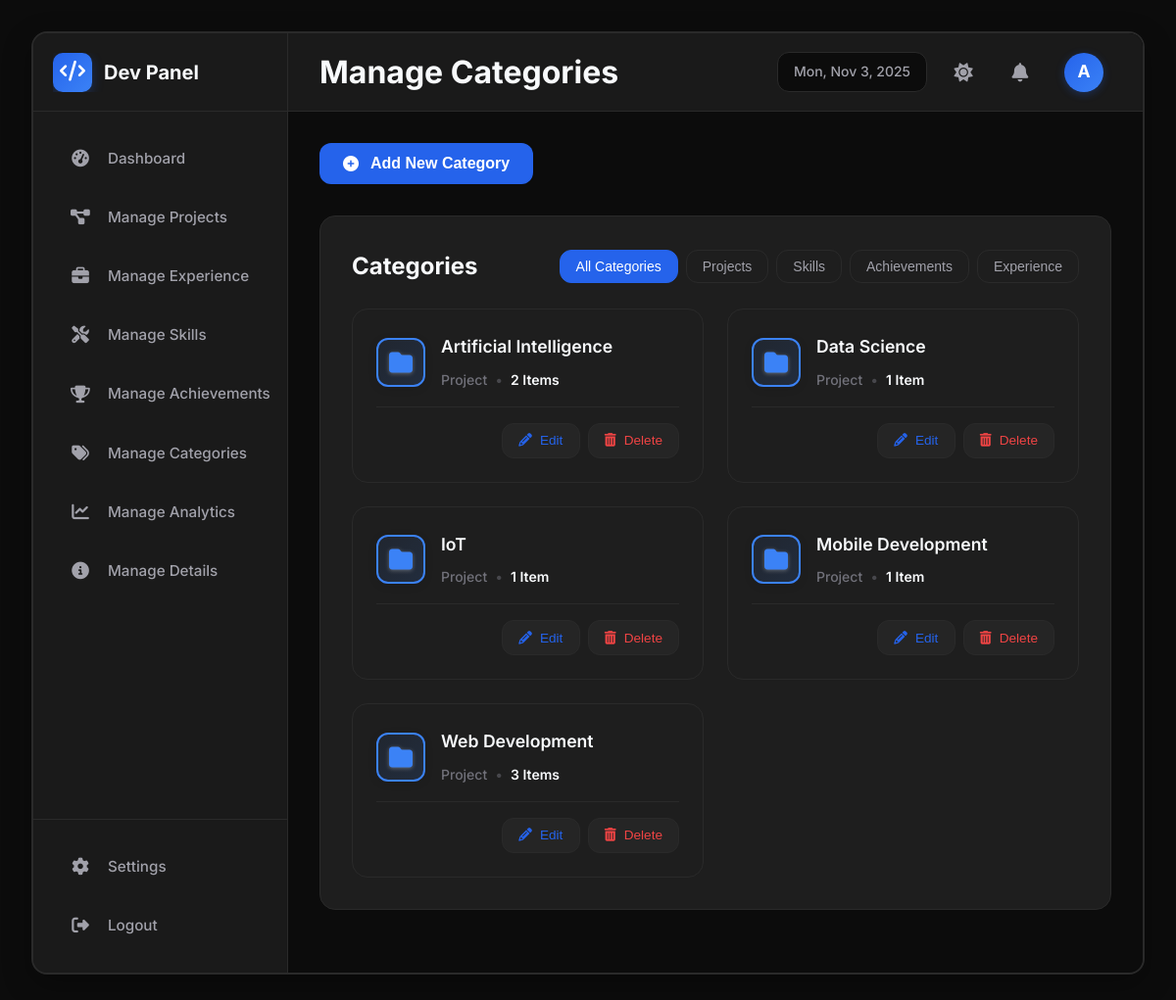
Page /categories/ on the committed database.
### portfolio/models.py (models this page shows, shortened)
class Category(models.Model):
    CATEGORY_TYPES = [
        ("project", "Project"),
        ("skill", "Skill"),
        ("achievement", "Achievement"),
        ("experience", "Experience"),
    ]
    name = models.CharField(max_length=100)
    slug = models.SlugField(max_length=100, unique=True)
    category_type = models.CharField(
        max_length=20,
        choices=CATEGORY_TYPES,
        default="project",
        help_text="Type of category (Project, Skill, Achievement, or Experience)",
    )
    description = models.TextField(blank=True, null=True)
    icon = models.CharField(
        max_length=50,
        default="fas fa-folder",
        help_text="FontAwesome icon class (e.g., 'fas fa-globe')",
    )
    color = models.CharField(
        max_length=7,
        default="#3b82f6",
        help_text="Hex color code (e.g., '#3b82f6')",
    )
    created_at = models.DateTimeField(auto_now_add=True)
    updated_at = models.DateTimeField(auto_now=True)
    class Meta:
        verbose_name_plural = "Categories"
        ordering = ["category_type", "name"]
    def item_count(self):
        if self.category_type == "project":
            return self.projects.count()
        elif self.category_type == "skill":
            return self.skills.count() if hasattr(self, "skills") else 0
        elif self.category_type == "achievement":
            return self.achievements.count() if hasattr(self, "achievements") else 0
        elif self.category_type == "experience":
            return self.experiences.count() if hasattr(self, "experiences") else 0
        return 0

### portfolio/views.py (the view, shortened to what this page needs)
# urls.py: path("categories/", views.manage_categories, name="manage_categories"),
def manage_categories(request):
    categories = Category.objects.all()
    form = CategoryForm()
    context = {"categories": categories, "form": form}
    return render(request, "manage_categories.html", context)

### portfolio/context_processors.py (called while the page is built)
def notifications_context(request):
    recent_notifications = Notification.objects.filter(is_active=True).order_by('-created_at')[:3]
    unread_count = Notification.objects.filter(is_active=True, is_read=False).count()
    return {
        'recent_notifications': recent_notifications,
        'unread_count': unread_count,
    }

### templates/manage_categories.html (shortened to what this page needs)
{% extends 'base.html' %}
{% load static %}
{% block extra_css %}
<link rel="stylesheet" href="{% static 'css/manage-categories.css' %}">
{% endblock %}
{% block nav_categories %}active{% endblock %}
{% block navbar_left %}
<h1 class="page-title">Manage Categories</h1>
{% endblock %}
{% block content %}
<div class="page-actions-header">
    <button class="btn-primary" id="add-category-btn">
        <i class="fas fa-plus-circle"></i> Add New Category
    </button>
</div>
<section class="section-card fade-in">
    <div class="section-header">
        <h2>Categories</h2>
        <div class="filter-tabs">
            <button class="filter-tab active" data-filter="all">All Categories</button>
            <button class="filter-tab" data-filter="project">Projects</button>
            <button class="filter-tab" data-filter="skill">Skills</button>
            <button class="filter-tab" data-filter="achievement">Achievements</button>
            <button class="filter-tab" data-filter="experience">Experience</button>
        </div>
    </div>
    <div class="categories-grid" id="categories-container">
        {% if categories %}
            {% for category in categories %}
            <div class="category-card" data-category-id="{{ category.id }}" data-category-type="{{ category.category_type }}">
                <div class="category-header">
                    <div class="category-icon" style="background: linear-gradient(135deg, {{ category.color }}15 0%, {{ category.color }}25 100%); color: {{ category.color }};">
                        <i class="{{ category.icon }}"></i>
                    </div>
                    <div class="category-info">
                        <h4>{{ category.name }}</h4>
                        <div class="category-meta">
                            <span class="category-type">{{ category.get_category_type_display }}</span>
                            <span class="category-divider">•</span>
                            <span class="category-count">{{ category.item_count }} Item{{ category.item_count|pluralize }}</span>
                        </div>
                    </div>
                </div>
                <div class="category-actions">
                    <button class="btn-icon btn-edit" data-category-id="{{ category.id }}">
                        <i class="fas fa-pencil-alt"></i> Edit
                    </button>
                    <button class="btn-icon btn-delete" data-category-id="{{ category.id }}">
                        <i class="fas fa-trash-alt"></i> Delete
                    </button>
                </div>
            </div>
            {% endfor %}
        {% else %}
            <div class="empty-state">
                <i class="fas fa-folder-open"></i>
                <p>No categories yet. Create your first category!</p>
            </div>
        {% endif %}
    </div>
</section>
{% endblock %}

### static/css/base.css (style rules this page uses)
:root { --bg-main: #0c0c0c; --bg-sidebar: #1a1a1a; --bg-cards: #1e1e1e; --border-color: #2a2a2a; --text-primary: #f8fafc; --text-secondary: #a1a1aa; --text-muted: #71717a; --particle-color: #444; --shadow-color: rgba(0, 0, 0, 0.3); --hover-bg: rgba(100, 100, 100, 0.1); --accent-blue: #2563eb; --accent-blue-hover: #3b82f6; --success: #10b981; --danger: #ef4444; --shadow-lg: 0 10px 30px var(--shadow-color); --border-radius: 12px; --border-radius-lg: 16px; --transition: all 0.2s cubic-bezier(0.4, 0, 0.2, 1); }
*, *::before, *::after { margin: 0; padding: 0; box-sizing: border-box; }
body { font-family: 'Inter', -apple-system, BlinkMacSystemFont, sans-serif; background-color: var(--bg-main); color: var(--text-primary); line-height: 1.6; -webkit-font-smoothing: antialiased; -moz-osx-font-smoothing: grayscale; overflow-x: hidden; transition: background-color var(--transition), color var(--transition); }
button { background: none; border: none; cursor: pointer; }
.btn-primary { background: var(--accent-blue); color: white; padding: 12px 1.5rem; border-radius: var(--border-radius); font-weight: 600; transition: var(--transition); display: inline-flex; align-items: center; gap: 0.75rem; font-size: 1rem; text-decoration: none; cursor: pointer; }
.btn-icon { min-width: 80px; height: 36px; padding: 0 1rem; border-radius: var(--border-radius); display: inline-flex; align-items: center; justify-content: center; gap: 0.5rem; font-size: 0.85rem; font-weight: 500; color: var(--text-secondary); background-color: var(--hover-bg); border: 1px solid var(--border-color); transition: var(--transition); cursor: pointer; }
.btn-edit { color: var(--accent-blue); }
.btn-delete { color: var(--danger); }
.section-card { background-color: var(--bg-cards); border: 1px solid var(--border-color); border-radius: var(--border-radius-lg); padding: 2rem; transition: var(--transition); }
.page-actions-header { margin-bottom: 2rem; }
.section-header { display: flex; justify-content: space-between; align-items: center; margin-bottom: 1.5rem; }
.section-header h2 { font-size: 1.5rem; font-weight: 700; }
.fade-in { animation: fadeIn 0.5s ease-out forwards; }

### static/css/style.css (style rules this page uses)
body { display: flex; justify-content: center; align-items: center; min-height: 100vh; padding: 2rem; background: var(--bg-main); transition: background-color var(--transition); }
.section-card { background: var(--bg-cards); border: 1px solid var(--border-color); border-radius: var(--border-radius-lg); padding: 2rem; margin-bottom: 2rem; transition: all var(--transition); box-shadow: var(--shadow-sm); }
.fade-in { opacity: 0; transform: translateY(20px); animation: fadeInUp 0.6s ease forwards; }

### static/css/manage-categories.css (style rules this page uses)
.filter-tabs { display: flex; gap: 0.5rem; flex-wrap: wrap; }
.filter-tab { padding: 0.5rem 1rem; background: transparent; border: 1px solid var(--border-color); border-radius: var(--border-radius); color: var(--text-secondary); font-size: 0.875rem; font-weight: 500; cursor: pointer; transition: all var(--transition); }
.filter-tab.active { background: var(--accent-blue); border-color: var(--accent-blue); color: white; }
.categories-grid { display: grid; grid-template-columns: repeat(auto-fill, minmax(280px, 1fr)); gap: 1.5rem; }
.category-card { background: var(--bg-cards); border: 1px solid var(--border-color); border-radius: var(--border-radius-lg); padding: 1.5rem; transition: all var(--transition); display: flex; flex-direction: column; gap: 1rem; }
.category-header { display: flex; align-items: center; gap: 1rem; }
.category-icon { width: 50px; height: 50px; border-radius: var(--border-radius); display: flex; align-items: center; justify-content: center; font-size: 1.5rem; flex-shrink: 0; position: relative; border: 2px solid currentColor; box-shadow: 0 2px 8px rgba(0, 0, 0, 0.1); }
.category-icon i { position: relative; z-index: 1; font-weight: 600; filter: drop-shadow(0 1px 2px rgba(255, 255, 255, 0.3)); }
.category-info { flex: 1; }
.category-info h4 { font-size: 1.1rem; font-weight: 600; color: var(--text-primary); margin-bottom: 0.5rem; }
.category-meta { display: flex; align-items: center; gap: 0.5rem; font-size: 0.875rem; }
.category-type { color: var(--text-muted); font-weight: 500; }
.category-divider { color: var(--text-muted); opacity: 0.5; }
.category-count { color: var(--accent-color); font-weight: 600; }
.category-actions { display: flex; gap: 0.5rem; justify-content: flex-end; padding-top: 1rem; border-top: 1px solid var(--border-color); }

### rows in the picture
Category: name "Artificial Intelligence", category_type "Project", item_count "2"
Category: name "Data Science", category_type "Project", item_count "1"
Category: name "IoT", category_type "Project", item_count "1"
Category: name "Mobile Development", category_type "Project", item_count "1"
Category: name "Web Development", category_type "Project", item_count "3"
